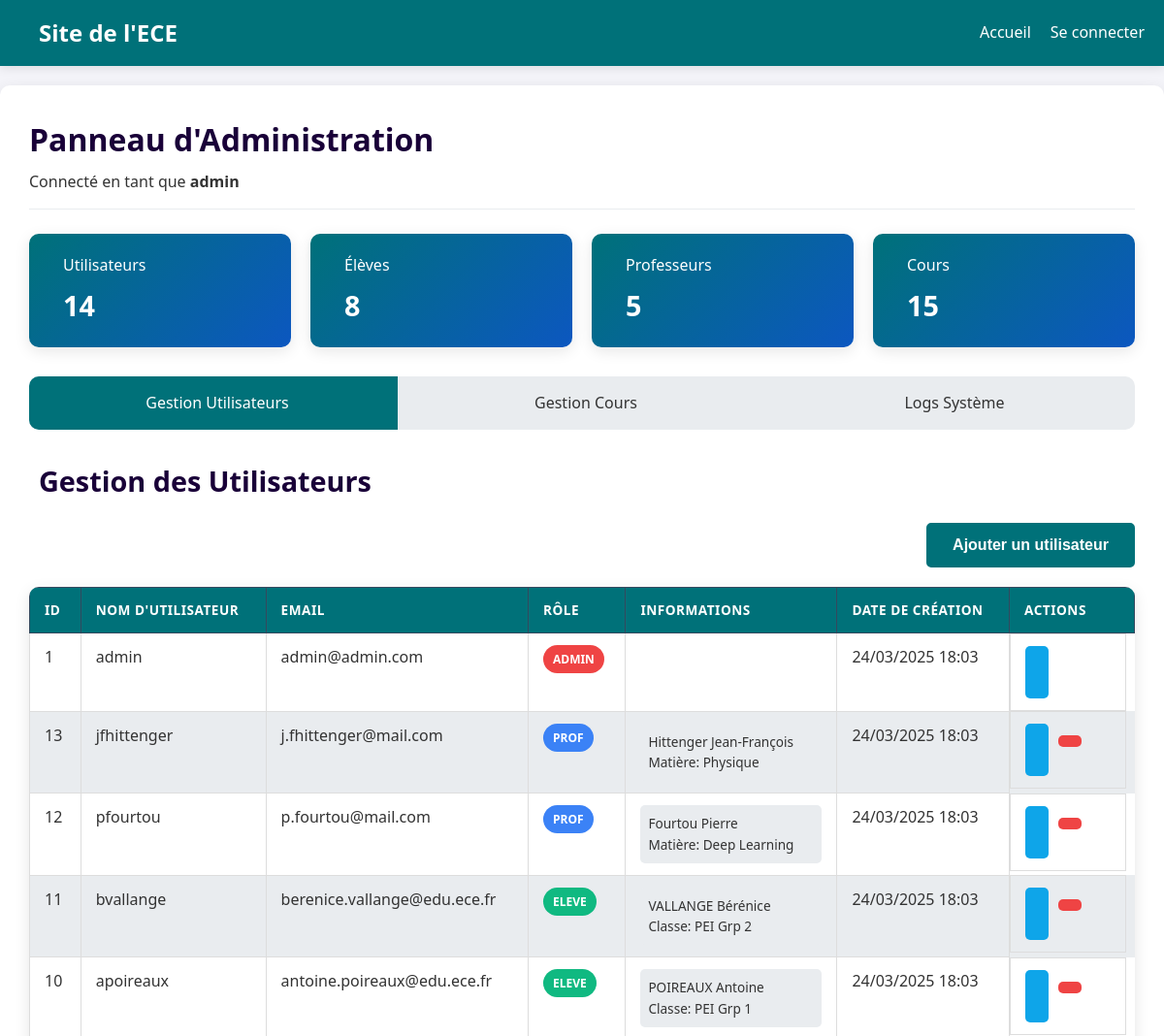
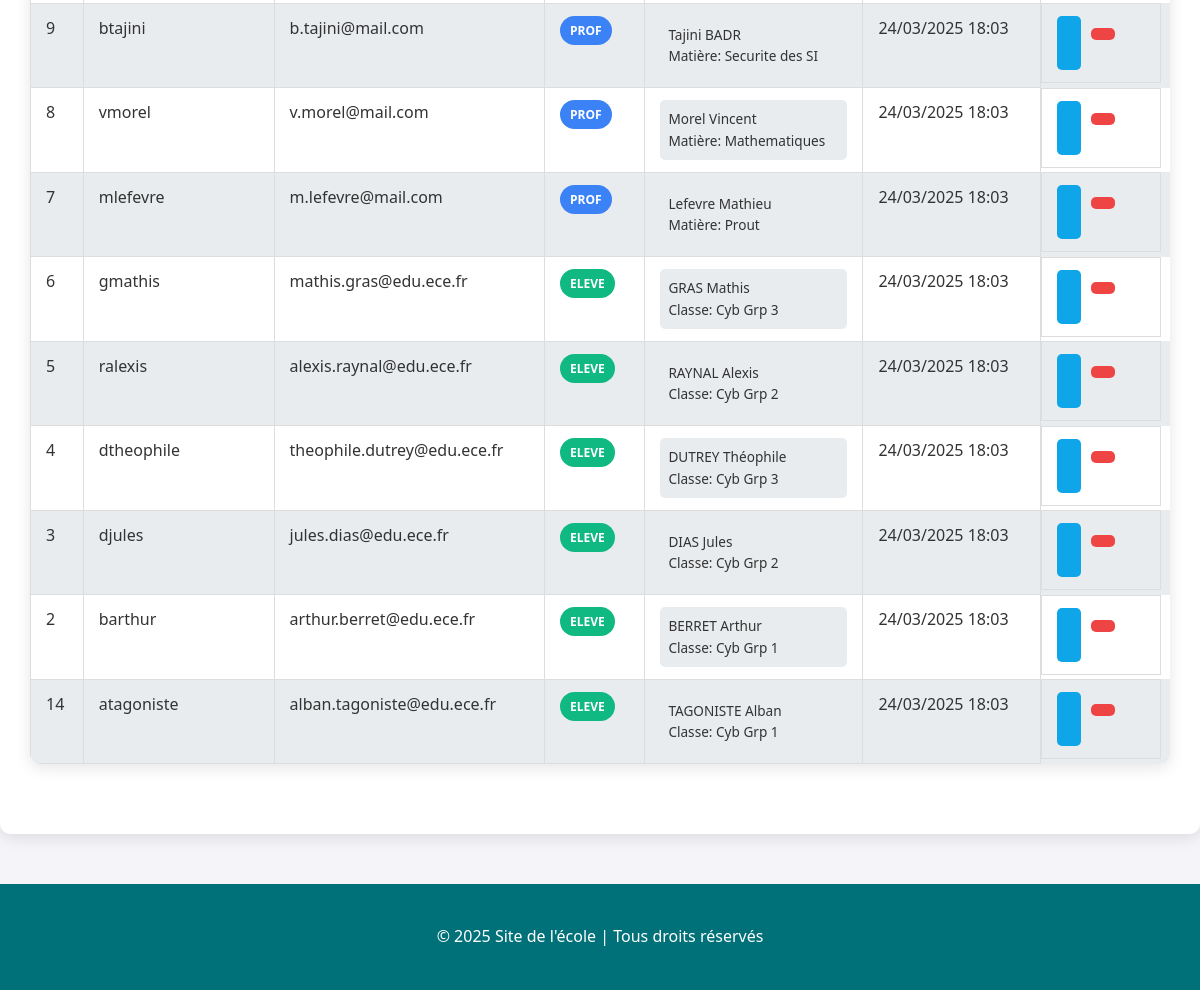
Screenshot of /pages/admin.php (signed in) with the database file from the repository (2 pictures, top to bottom).
### tables this page shows
CREATE TABLE IF NOT EXISTS users (
    id INT AUTO_INCREMENT PRIMARY KEY,
    username VARCHAR(50) NOT NULL UNIQUE,
    email VARCHAR(100) NOT NULL UNIQUE,
    password VARCHAR(255) NOT NULL,
    role ENUM('eleve', 'prof', 'admin') NOT NULL DEFAULT 'eleve',
    created_at TIMESTAMP DEFAULT CURRENT_TIMESTAMP
);

CREATE TABLE IF NOT EXISTS profs (
    id INT AUTO_INCREMENT PRIMARY KEY,
    user_id INT NOT NULL UNIQUE,
    nom VARCHAR(50) NOT NULL,
    prenom VARCHAR(50) NOT NULL,
    date_naissance DATE NOT NULL,
    matiere VARCHAR(50) NOT NULL,
    FOREIGN KEY (user_id) REFERENCES users(id) ON DELETE CASCADE
);

CREATE TABLE IF NOT EXISTS eleves (
    id INT AUTO_INCREMENT PRIMARY KEY,
    user_id INT NOT NULL UNIQUE,
    nom VARCHAR(50) NOT NULL,
    prenom VARCHAR(50) NOT NULL,
    date_naissance DATE NOT NULL,
    classe VARCHAR(50) NOT NULL,
    FOREIGN KEY (user_id) REFERENCES users(id) ON DELETE CASCADE
);

### pages/admin.php (the view, shortened to what this page needs)
<?php
require_once('../config/db.php');
$active_section = isset($_GET['section']) ? $_GET['section'] : 'users';
$stmt = $pdo->query("SELECT u.id, u.username, u.email, u.role, u.created_at,
                     e.nom as eleve_nom, e.prenom as eleve_prenom, e.classe as eleve_classe, e.date_naissance as eleve_naissance,
                     p.nom as prof_nom, p.prenom as prof_prenom, p.matiere as prof_matiere, p.date_naissance as prof_naissance
                     FROM users u
                     LEFT JOIN eleves e ON u.id = e.user_id
                     LEFT JOIN profs p ON u.id = p.user_id
                     ORDER BY u.created_at DESC");
$users = $stmt->fetchAll(PDO::FETCH_ASSOC);
$totalUsers = $pdo->query("SELECT COUNT(*) FROM users")->fetchColumn();
$totalStudents = $pdo->query("SELECT COUNT(*) FROM users WHERE role = 'eleve'")->fetchColumn();
$totalTeachers = $pdo->query("SELECT COUNT(*) FROM users WHERE role = 'prof'")->fetchColumn();
$totalCourses = $pdo->query("SELECT COUNT(*) FROM cours")->fetchColumn();
include('../includes/header.php');
?>
<div class="admin-dashboard">
    <div class="admin-header">
        <h1>Panneau d'Administration</h1>
        <p>Connecté en tant que <strong><?php echo htmlspecialchars($_SESSION['username']); ?></strong></p>
    </div>
    <div class="dashboard-stats">
        <div class="stat-card">
            <div class="stat-info">
                <h3>Utilisateurs</h3>
                <p><?php echo $totalUsers; ?></p>
            </div>
        </div>
        <div class="stat-card">
            <div class="stat-info">
                <h3>Élèves</h3>
                <p><?php echo $totalStudents; ?></p>
            </div>
        </div>
        <div class="stat-card">
            <div class="stat-info">
                <h3>Professeurs</h3>
                <p><?php echo $totalTeachers; ?></p>
            </div>
        </div>
        <div class="stat-card">
            <div class="stat-info">
                <h3>Cours</h3>
                <p><?php echo $totalCourses; ?></p>
            </div>
        </div>
    </div>
    <div class="admin-nav">
        <a href="?section=users" class="nav-item <?php echo $active_section === 'users' ? 'active' : ''; ?>">
            <i class="fas fa-user-cog"></i> Gestion Utilisateurs
        </a>
        <a href="?section=cours" class="nav-item <?php echo $active_section === 'cours' ? 'active' : ''; ?>">
            <i class="fas fa-book"></i> Gestion Cours
        </a>
        <a href="?section=logs" class="nav-item <?php echo $active_section === 'logs' ? 'active' : ''; ?>">
            <i class="fas fa-clipboard-list"></i> Logs Système
        </a>
    </div>
    <div class="admin-sections">
        <div class="admin-section <?php echo $active_section === 'users' ? 'active' : ''; ?>">
            <h2><i class="fas fa-user-cog"></i> Gestion des Utilisateurs</h2>
            <div class="section-actions">
                <button class="btn btn-primary" id="showAddUserForm">
                    <i class="fas fa-user-plus"></i> Ajouter un utilisateur
                </button>
            </div>
            <div class="user-list">
                <table class="data-table">
                    <thead>
                        <tr>
                            <th>ID</th>
                            <th>Nom d'utilisateur</th>
                            <th>Email</th>
                            <th>Rôle</th>
                            <th>Informations</th>
                            <th>Date de création</th>
                            <th>Actions</th>
                        </tr>
                    </thead>
                    <tbody>
                        <?php foreach ($users as $user): ?>
                        <tr>
                            <td><?php echo $user['id']; ?></td>
                            <td><?php echo htmlspecialchars($user['username']); ?></td>
                            <td><?php echo htmlspecialchars($user['email']); ?></td>
                            <td>
                                <span class="role-badge role-<?php echo $user['role']; ?>">
                                    <?php echo ucfirst($user['role']); ?>
                                </span>
                            </td>
                            <td>
                                <?php if ($user['role'] === 'eleve' && !empty($user['eleve_nom'])): ?>
                                    <span class="info-badge">
                                        <?php echo htmlspecialchars($user['eleve_nom'] . ' ' . $user['eleve_prenom']); ?><br>
                                        Classe: <?php echo htmlspecialchars($user['eleve_classe']); ?>
                                    </span>
                                <?php elseif ($user['role'] === 'prof' && !empty($user['prof_nom'])): ?>
                                    <span class="info-badge">
                                        <?php echo htmlspecialchars($user['prof_nom'] . ' ' . $user['prof_prenom']); ?><br>
                                        Matière: <?php echo htmlspecialchars($user['prof_matiere']); ?>
                                    </span>
                                <?php endif; ?>
                            </td>
                            <td><?php echo date('d/m/Y H:i', strtotime($user['created_at'])); ?></td>
                            <td class="actions">
                                <button class="btn btn-sm btn-info edit-user"
                                        data-id="<?php echo $user['id']; ?>"
                                        data-username="<?php echo htmlspecialchars($user['username']); ?>"
                                        data-email="<?php echo htmlspecialchars($user['email']); ?>"
                                        data-role="<?php echo $user['role']; ?>"
                                        data-eleve-nom="<?php echo htmlspecialchars($user['eleve_nom'] ?? ''); ?>"
                                        data-eleve-prenom="<?php echo htmlspecialchars($user['eleve_prenom'] ?? ''); ?>"
                                        data-eleve-naissance="<?php echo $user['eleve_naissance'] ?? ''; ?>"
                                        data-eleve-classe="<?php echo htmlspecialchars($user['eleve_classe'] ?? ''); ?>"
                                        data-prof-nom="<?php echo htmlspecialchars($user['prof_nom'] ?? ''); ?>"
                                        data-prof-prenom="<?php echo htmlspecialchars($user['prof_prenom'] ?? ''); ?>"
                                        data-prof-naissance="<?php echo $user['prof_naissance'] ?? ''; ?>"
                                        data-prof-matiere="<?php echo htmlspecialchars($user['prof_matiere'] ?? ''); ?>">
                                </button>
                                <?php if ($user['username'] !== 'admin' && $user['id'] !== $_SESSION['user_id']): ?>
                                <form method="post" action="" class="d-inline delete-form">
                                    <button type="submit" class="btn btn-sm btn-danger" onclick="return confirm('Êtes-vous sûr de vouloir supprimer cet utilisateur ?');">
                                    </button>
                                </form>
                                <?php endif; ?>
                            </td>
                        </tr>
                        <?php endforeach; ?>
                    </tbody>
                </table>
            </div>
        </div>
    </div>
</div>
<?php
include('../includes/footer.php');
?>

### css/style.css (style rules this page uses)
:root { --primary: #007179; --primary-dark: #0c57c0; --secondary: #190038; --secondary-dark: #e04347; --light: #f4f4f9; --dark: #333; --gray: #535252; --light-gray: #e9ecef; --white: #ffffff; --shadow: 0 4px 15px rgba(0, 0, 0, 0.1); --shadow-strong: 0 8px 30px rgba(0, 0, 0, 0.1); --border-radius: 10px; --transition: all 0.3s ease; }
* { margin: 0; padding: 0; box-sizing: border-box; }
body { font-family: 'Segoe UI', Roboto, 'Helvetica Neue', Arial, sans-serif; margin: 0; padding: 0; background-color: var(--light); color: var(--dark); line-height: 1.6; }
h1, h2, h3, h4, h5, h6 { font-weight: 600; margin-bottom: 15px; }
h2 { font-size: 2.5rem; text-align: center; margin-bottom: 2rem; }
.btn { display: inline-block; padding: 12px 25px; border-radius: 5px; text-decoration: none; font-weight: 600; cursor: pointer; transition: var(--transition); text-align: center; border: none; font-size: 16px; }
.btn-primary { background-color: var(--primary); color: var(--white); border: 2px solid var(--primary); }
.admin-dashboard { padding: 30px; background-color: var(--white); border-radius: var(--border-radius); box-shadow: var(--shadow); margin: 20px auto; max-width: 1400px; }
.admin-header { margin-bottom: 25px; padding-bottom: 15px; border-bottom: 1px solid var(--light-gray); }
.admin-header h1 { color: var(--secondary); font-size: 2rem; margin-bottom: 5px; }
.dashboard-stats { display: grid; grid-template-columns: repeat(auto-fit, minmax(200px, 1fr)); gap: 20px; margin-bottom: 30px; }
.stat-card { background: linear-gradient(135deg, var(--primary), var(--primary-dark)); color: var(--white); padding: 20px; border-radius: var(--border-radius); display: flex; align-items: center; box-shadow: var(--shadow); transition: transform 0.3s ease; }
.stat-info h3 { font-size: 1rem; margin-bottom: 5px; font-weight: 500; }
.stat-info p { font-size: 1.8rem; font-weight: 700; }
.admin-nav { display: flex; background-color: var(--light-gray); border-radius: var(--border-radius); margin-bottom: 30px; overflow: hidden; }
.nav-item { padding: 15px 20px; color: var(--dark); text-decoration: none; flex: 1; text-align: center; transition: var(--transition); font-weight: 500; display: flex; align-items: center; justify-content: center; }
.nav-item.active { background-color: var(--primary); color: var(--white); }
.admin-section { display: none; margin-bottom: 40px; }
.admin-section.active { display: block; }
.admin-section h2 { display: flex; align-items: center; font-size: 1.8rem; margin-bottom: 20px; color: var(--secondary); text-align: left; }
.section-actions { margin-bottom: 20px; display: flex; justify-content: flex-end; }
.data-table { width: 100%; border-collapse: collapse; margin-bottom: 30px; box-shadow: var(--shadow); border-radius: var(--border-radius); overflow: hidden; }
.data-table th, .data-table td { padding: 12px 15px; text-align: left; }
.data-table th { background-color: var(--primary); color: var(--white); font-weight: 600; text-transform: uppercase; font-size: 0.85rem; letter-spacing: 0.5px; }
.data-table tr:nth-child(even) { background-color: var(--light-gray); }
.data-table td.actions { white-space: nowrap; width: 120px; }
.role-badge { display: inline-block; padding: 5px 10px; border-radius: 50px; font-size: 0.75rem; font-weight: 600; text-transform: uppercase; }
.role-admin { background-color: #ef4444; color: white; }
.role-prof { background-color: #3b82f6; color: white; }
.role-eleve { background-color: #10b981; color: white; }
.info-badge { display: block; padding: 8px; background-color: var(--light-gray); border-radius: 5px; font-size: 0.85rem; }
.btn-sm { padding: 6px 12px; font-size: 0.85rem; }
.btn-info { background-color: #0ea5e9; color: white; border: none; }
.btn-danger { background-color: #ef4444; color: white; border: none; }
.d-inline { display: inline-block; }
.admin-section.active { animation: fadeIn 0.5s; }
.actions { display: flex; gap: 10px; }
.btn-danger { background-color: #ef4444; color: var(--white); }
table { width: 100%; border-collapse: collapse; }
th { background-color: #2c3e50; color: white; padding: 12px; text-align: center; font-weight: 500; border: 1px solid #34495e; }
td { border: 1px solid #ddd; padding: 10px; vertical-align: top; height: 80px; }

### rows the page displays
users: id "1", username "admin", email "admin@admin.com", role "ADMIN", created_at "24/03/2025 18:03"
profs: user "13", user.username "jfhittenger", user.email "j.fhittenger@mail.com", user.role "PROF", nom+prenom "Hittenger Jean-François", matiere "Physique", user.created_at "24/03/2025 18:03"
profs: user "12", user.username "pfourtou", user.email "p.fourtou@mail.com", user.role "PROF", nom+prenom "Fourtou Pierre", matiere "Deep Learning", user.created_at "24/03/2025 18:03"
eleves: user "11", user.username "bvallange", user.email "berenice.vallange@edu.ece.fr", user.role "ELEVE", nom+prenom "VALLANGE Bérénice", classe "PEI Grp 2", user.created_at "24/03/2025 18:03"
eleves: user "10", user.username "apoireaux", user.email "antoine.poireaux@edu.ece.fr", user.role "ELEVE", nom+prenom "POIREAUX Antoine", classe "PEI Grp 1", user.created_at "24/03/2025 18:03"
profs: user "9", user.username "btajini", user.email "b.tajini@mail.com", user.role "PROF", nom+prenom "Tajini BADR", matiere "Securite des SI", user.created_at "24/03/2025 18:03"
profs: user "8", user.username "vmorel", user.email "v.morel@mail.com", user.role "PROF", nom+prenom "Morel Vincent", matiere "Mathematiques", user.created_at "24/03/2025 18:03"
profs: user "7", user.username "mlefevre", user.email "m.lefevre@mail.com", user.role "PROF", nom+prenom "Lefevre Mathieu", matiere "Prout", user.created_at "24/03/2025 18:03"
eleves: user "6", user.username "gmathis", user.email "mathis.gras@edu.ece.fr", user.role "ELEVE", nom+prenom "GRAS Mathis", classe "Cyb Grp 3", user.created_at "24/03/2025 18:03"
eleves: user "5", user.username "ralexis", user.email "alexis.raynal@edu.ece.fr", user.role "ELEVE", nom+prenom "RAYNAL Alexis", classe "Cyb Grp 2", user.created_at "24/03/2025 18:03"
eleves: user "4", user.username "dtheophile", user.email "theophile.dutrey@edu.ece.fr", user.role "ELEVE", nom+prenom "DUTREY Théophile", classe "Cyb Grp 3", user.created_at "24/03/2025 18:03"
eleves: user "3", user.username "djules", user.email "jules.dias@edu.ece.fr", user.role "ELEVE", nom+prenom "DIAS Jules", classe "Cyb Grp 2", user.created_at "24/03/2025 18:03"
eleves: user "2", user.username "barthur", user.email "arthur.berret@edu.ece.fr", user.role "ELEVE", nom+prenom "BERRET Arthur", classe "Cyb Grp 1", user.created_at "24/03/2025 18:03"
eleves: user "14", user.username "atagoniste", user.email "alban.tagoniste@edu.ece.fr", user.role "ELEVE", nom+prenom "TAGONISTE Alban", classe "Cyb Grp 1", user.created_at "24/03/2025 18:03"

### other values shown
$_SESSION['username'] "admin"
$totalUsers "14"
$totalStudents "8"
$totalTeachers "5"
$totalCourses "15"
